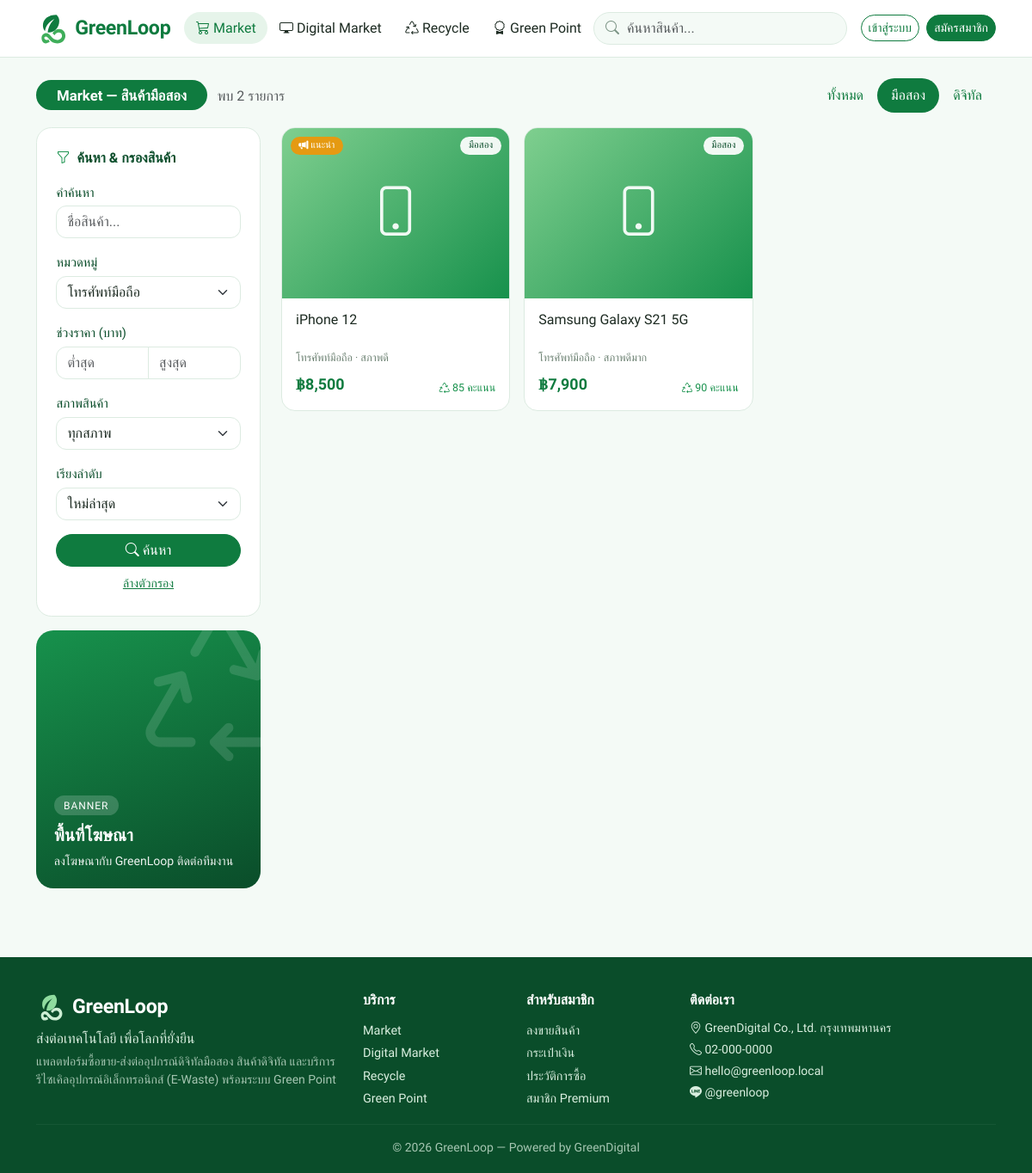
Page /products.php?type=market&cat=1 on the committed database.
### tables this page shows
CREATE TABLE banners (
  id INT AUTO_INCREMENT PRIMARY KEY,
  title VARCHAR(150) NOT NULL,
  subtitle VARCHAR(255) NOT NULL DEFAULT '',
  image VARCHAR(255) DEFAULT NULL,
  link VARCHAR(255) NOT NULL DEFAULT '',
  position ENUM('top','middle','side') NOT NULL DEFAULT 'top',
  sort_order INT NOT NULL DEFAULT 0,
  active TINYINT(1) NOT NULL DEFAULT 1
);

CREATE TABLE products (
  id INT AUTO_INCREMENT PRIMARY KEY,
  user_id INT NOT NULL,
  category_id INT DEFAULT NULL,
  type ENUM('market','digital') NOT NULL,
  title VARCHAR(200) NOT NULL,
  description TEXT,
  price DECIMAL(12,2) NOT NULL,
  item_condition VARCHAR(20) NOT NULL DEFAULT '',
  stock INT NOT NULL DEFAULT 1,
  image VARCHAR(255) DEFAULT NULL,
  file_path VARCHAR(255) DEFAULT NULL,
  file_name VARCHAR(255) DEFAULT NULL,
  green_score INT NOT NULL DEFAULT 80,
  status ENUM('pending','approved','rejected','sold','hidden') NOT NULL DEFAULT 'pending',
  promoted_until DATETIME DEFAULT NULL,
  views INT NOT NULL DEFAULT 0,
  created_at DATETIME NOT NULL DEFAULT CURRENT_TIMESTAMP,
  KEY idx_browse (status, type, created_at),
  CONSTRAINT fk_products_user FOREIGN KEY (user_id) REFERENCES users(id) ON DELETE CASCADE,
  CONSTRAINT fk_products_cat FOREIGN KEY (category_id) REFERENCES categories(id) ON DELETE SET NULL
);

CREATE TABLE categories (
  id INT AUTO_INCREMENT PRIMARY KEY,
  name VARCHAR(100) NOT NULL,
  type ENUM('market','digital') NOT NULL,
  icon VARCHAR(50) NOT NULL DEFAULT 'bi-box-seam'
);

### products.php (the view, shortened to what this page needs)
<?php
require __DIR__ . '/includes/init.php';
$type = in_array(get('type'), ['market', 'digital'], true) ? get('type') : '';
$kw = get('q');
$cat = (int) get('cat');
$min = get('min');
$max = get('max');
$sorts = [
    'new' => ['ใหม่ล่าสุด', 'p.created_at DESC, p.id DESC'],
    'price_asc' => ['ราคาต่ำ - สูง', 'p.price ASC'],
    'price_desc' => ['ราคาสูง - ต่ำ', 'p.price DESC'],
    'score' => ['Green Score สูงสุด', 'p.green_score DESC'],
    'popular' => ['ยอดเข้าชมสูงสุด', 'p.views DESC'],
];
$sort = isset($sorts[get('sort')]) ? get('sort') : 'new';
$page = max(1, (int) get('page'));
$per = 12;
$where = " WHERE p.status = 'approved' AND (p.type = 'digital' OR p.stock > 0)";
$args = [];
if ($type) {
    $where .= ' AND p.type = ?';
    $args[] = $type;
}
if ($cat) {
    $where .= ' AND p.category_id = ?';
    $args[] = $cat;
}
$total = (int) val('SELECT COUNT(*) FROM products p' . $where, $args);
$pages = max(1, (int) ceil($total / $per));
$page = min($page, $pages);
$list = rows(PRODUCT_SELECT . $where . ' ORDER BY (p.promoted_until > NOW()) DESC, ' . $sorts[$sort][1] . ' LIMIT ' . $per . ' OFFSET ' . (($page - 1) * $per), $args);
$cats = $type ? rows('SELECT * FROM categories WHERE type = ? ORDER BY id', [$type]) : rows('SELECT * FROM categories ORDER BY type DESC, id');
$side = banners('side');
$title = $type === 'market' ? 'Market — สินค้ามือสอง' : ($type === 'digital' ? 'Digital Market — สินค้าดิจิทัล' : 'สินค้าทั้งหมด');
require __DIR__ . '/includes/header.php';
?>
<div class="section-head">
  <div><h1 class="pill-title"><?= e($title) ?></h1>
    <span class="text-muted ms-2">พบ <?= number_format($total) ?> รายการ<?= $kw !== '' ? ' สำหรับ "' . e($kw) . '"' : '' ?></span></div>
  <ul class="nav nav-pills">
    <li class="nav-item"><a class="nav-link <?= $type === '' ? 'active' : '' ?>" href="<?= e(url('products.php' . ($kw !== '' ? '?q=' . urlencode($kw) : ''))) ?>">ทั้งหมด</a></li>
    <li class="nav-item"><a class="nav-link <?= $type === 'market' ? 'active' : '' ?>" href="<?= e(url('products.php?type=market' . ($kw !== '' ? '&q=' . urlencode($kw) : ''))) ?>">มือสอง</a></li>
    <li class="nav-item"><a class="nav-link <?= $type === 'digital' ? 'active' : '' ?>" href="<?= e(url('products.php?type=digital' . ($kw !== '' ? '&q=' . urlencode($kw) : ''))) ?>">ดิจิทัล</a></li>
  </ul>
</div>
<div class="row g-4">
  <aside class="col-lg-3">
    <form class="panel filter-box" method="get">
      <div class="panel-title"><i class="bi bi-funnel"></i> ค้นหา & กรองสินค้า</div>
      <div class="mb-3"><label class="form-label" for="f-q">คำค้นหา</label><input id="f-q" class="form-control" name="q" value="<?= e($kw) ?>" placeholder="ชื่อสินค้า..."></div>
      <div class="mb-3"><label class="form-label" for="f-cat">หมวดหมู่</label>
        <select id="f-cat" class="form-select" name="cat"><option value="">ทุกหมวดหมู่</option>
          <?php foreach ($cats as $c): ?><option value="<?= $c['id'] ?>" <?= $cat == $c['id'] ? 'selected' : '' ?>><?= e($c['name']) ?><?= $type ? '' : ($c['type'] === 'digital' ? ' (ดิจิทัล)' : ' (มือสอง)') ?></option><?php endforeach; ?>
        </select></div>
      <div class="mb-3"><label class="form-label">ช่วงราคา (บาท)</label>
        <div class="input-group"><input class="form-control" type="number" min="0" name="min" value="<?= e($min) ?>" placeholder="ต่ำสุด" aria-label="ราคาต่ำสุด"><input class="form-control" type="number" min="0" name="max" value="<?= e($max) ?>" placeholder="สูงสุด" aria-label="ราคาสูงสุด"></div></div>
      <?php if ($type !== 'digital'): ?>
      <div class="mb-3"><label class="form-label" for="f-cond">สภาพสินค้า</label>
        <select id="f-cond" class="form-select" name="cond"><option value="">ทุกสภาพ</option>
        </select></div>
      <?php endif; ?>
      <div class="mb-3"><label class="form-label" for="f-sort">เรียงลำดับ</label>
        <select id="f-sort" class="form-select" name="sort">
          <?php foreach ($sorts as $k => $s): ?><option value="<?= $k ?>" <?= $sort === $k ? 'selected' : '' ?>><?= $s[0] ?></option><?php endforeach; ?>
        </select></div>
      <button class="btn btn-primary w-100"><i class="bi bi-search"></i> ค้นหา</button>
      <a class="btn btn-link w-100 btn-sm mt-1" href="<?= e(url('products.php' . ($type ? '?type=' . $type : ''))) ?>">ล้างตัวกรอง</a>
    </form>
    <?php foreach ($side as $b): ?><div class="mt-3"><?= banner_html($b) ?></div><?php endforeach; ?>
  </aside>
  <div class="col-lg-9">
    <?php if ($list): ?>
    <div class="row row-cols-2 row-cols-md-3 g-3">
      <?php foreach ($list as $p): ?><div class="col"><?= product_card($p) ?></div><?php endforeach; ?>
    </div>
    <?php else: ?>
    <div class="panel empty"><i class="bi bi-search"></i>ไม่พบสินค้าที่ตรงกับเงื่อนไข</div>
    <?php endif; ?>
  </div>
</div>
<?php require __DIR__ . '/includes/footer.php'; ?>

### includes/init.php (shortened to what this page needs)
<?php
function db()
{
    static $pdo = null;
    if ($pdo === null) {
        $c = require ROOT_PATH . '/config.php';
        try {
            $pdo = new PDO(
                "mysql:host={$c['db_host']};port={$c['db_port']};dbname={$c['db_name']};charset=utf8mb4",
                $c['db_user'],
                $c['db_pass'],
                [
                    PDO::ATTR_ERRMODE => PDO::ERRMODE_EXCEPTION,
                    PDO::ATTR_DEFAULT_FETCH_MODE => PDO::FETCH_ASSOC,
                    PDO::ATTR_EMULATE_PREPARES => false,
                ]
            );
            $pdo->exec("SET time_zone = '+07:00'");
        } catch (PDOException $ex) {
            http_response_code(500);
            exit('<h3>เชื่อมต่อฐานข้อมูลไม่ได้</h3><p>กรุณานำเข้าไฟล์ <code>database.sql</code> และตรวจสอบการตั้งค่าใน <code>config.php</code></p>');
        }
    }
    return $pdo;
}
function q($sql, $params = [])
{
    $st = db()->prepare($sql);
    $st->execute($params);
    return $st;
}
function rows($sql, $params = [])
{
    return q($sql, $params)->fetchAll();
}
function val($sql, $params = [])
{
    return q($sql, $params)->fetchColumn();
}
function e($s)
{
    return htmlspecialchars((string) $s, ENT_QUOTES, 'UTF-8');
}
function url($path = '')
{
    return BASE_URL . '/' . ltrim($path, '/');
}
function get($key, $default = '')
{
    return isset($_GET[$key]) && is_string($_GET[$key]) ? trim($_GET[$key]) : $default;
}
function baht($n)
{
    $n = (float) $n;
    return '฿' . number_format($n, floor($n) == $n ? 0 : 2);
}
function setting($name, $default = '')
{
    static $all = null;
    if ($all === null) {
        $all = [];
        foreach (rows('SELECT name, value FROM settings') as $r) {
            $all[$r['name']] = $r['value'];
        }
    }
    return isset($all[$name]) && $all[$name] !== '' ? $all[$name] : $default;
}
function product_image($p, $class = '')
{
    $icon = !empty($p['cat_icon']) ? $p['cat_icon'] : ($p['type'] === 'digital' ? 'bi-file-earmark-richtext' : 'bi-box-seam');
    return '<div class="ph ph-' . e($p['type']) . ' ' . $class . '"><i class="bi ' . e($icon) . '"></i></div>';
}
function product_card($p)
{
    $promoted = $p['promoted_until'] && strtotime($p['promoted_until']) > time();
    $h = '<div class="card product-card h-100"><a href="' . e(url('product.php?id=' . $p['id'])) . '" class="thumb">' . product_image($p);
    if ($promoted) {
        $h .= '<span class="tag tag-promo"><i class="bi bi-megaphone-fill"></i> แนะนำ</span>';
    }
    $h .= '<span class="tag tag-type">' . ($p['type'] === 'digital' ? 'Digital' : 'มือสอง') . '</span></a>';
    $h .= '<div class="card-body"><a class="title stretched-link" href="' . e(url('product.php?id=' . $p['id'])) . '">' . e($p['title']) . '</a>';
    $h .= '<div class="meta">' . e($p['cat_name'] ?: 'ทั่วไป');
    if ($p['type'] === 'market' && isset(CONDITIONS[$p['item_condition']])) {
        $h .= ' · สภาพ' . CONDITIONS[$p['item_condition']][0];
    }
    $h .= '</div><div class="d-flex justify-content-between align-items-end mt-2"><span class="price">' . baht($p['price']) . '</span>';
    $h .= '<span class="score"><i class="bi bi-recycle"></i> ' . (int) $p['green_score'] . ' คะแนน</span></div></div></div>';
    return $h;
}
function banners($position)
{
    return rows('SELECT * FROM banners WHERE active = 1 AND position = ? ORDER BY sort_order, id', [$position]);
}
function banner_html($b, $class = '')
{
    $href = $b['link'] !== '' ? (preg_match('#^https?://#i', $b['link']) ? $b['link'] : url($b['link'])) : '#';
    $h = '<a href="' . e($href) . '" class="banner banner-' . e($b['position']) . ' ' . $class . '">';
    if ($b['image']) {
        $h .= '<img src="' . e(url($b['image'])) . '" alt="' . e($b['title']) . '">';
    } else {
        $h .= '<div class="banner-text"><span class="banner-label">' . ($b['position'] === 'side' ? 'Banner' : 'GreenLoop') . '</span><h2>' . e($b['title']) . '</h2>'
            . ($b['subtitle'] !== '' ? '<p>' . e($b['subtitle']) . '</p>' : '') . '</div><i class="bi bi-recycle banner-deco"></i>';
    }
    return $h . '</a>';
}
function logo_html($height = 38)
{
    return '<svg class="logo-mark" width="' . $height . '" height="' . $height . '" viewBox="0 0 48 48" aria-hidden="true"><path d="M30 4C18 4 10 10 10 20c0 3 1 6 3 8 1-8 6-14 14-18-5 5-9 11-10 20 9 1 17-6 17-17 0-3-1-6-4-9z" fill="#0f7b3f"/><path d="M8 38c0-4 3-7 7-7 6 0 8 10 16 10 4 0 7-3 7-6s-2-5-5-5c-2 0-4 1-6 4l-3-3c3-4 6-6 10-6 5 0 9 4 9 10s-5 11-12 11C20 46 19 36 14 36c-1 0-2 1-2 2s1 3 3 3c1 0 2 0 3-1l2 4c-2 1-4 2-6 2-4 0-6-4-6-8z" fill="#3fae5a"/></svg>'
        . '<span class="logo-text">' . e(setting('site_name', 'GreenLoop')) . '</span>';
}

### rows in the picture
banners: position "BANNER", title "พื้นที่โฆษณา", subtitle "ลงโฆษณากับ GreenLoop ติดต่อทีมงาน"
products: shows "แนะนำ", type "มือสอง", title "iPhone 12", category.name "โทรศัพท์มือถือ", p "· สภาพดี", price "฿8,500", green_score "85"
products: type "มือสอง", title "Samsung Galaxy S21 5G", category.name "โทรศัพท์มือถือ", p "· สภาพดีมาก", price "฿7,900", green_score "90"

### other values in the picture
setting('site_name', 'GreenLoop') "GreenLoop GreenLoop"
$title "Market — สินค้ามือสอง"
$total "2"
setting('tagline') "ส่งต่อเทคโนโลยี เพื่อโลกที่ยั่งยืน"
setting('contact_address', '-') "GreenDigital Co., Ltd. กรุงเทพมหานคร"
setting('contact_phone', '-') "02-000-0000"
setting('contact_email', '-') "hello@greenloop.local"
setting('contact_line', '-') "@greenloop"
setting('footer_text', 'GreenLoop') "GreenLoop — Powered by GreenDigital"
form field cat "โทรศัพท์มือถือ"
form field sort "ใหม่ล่าสุด"
